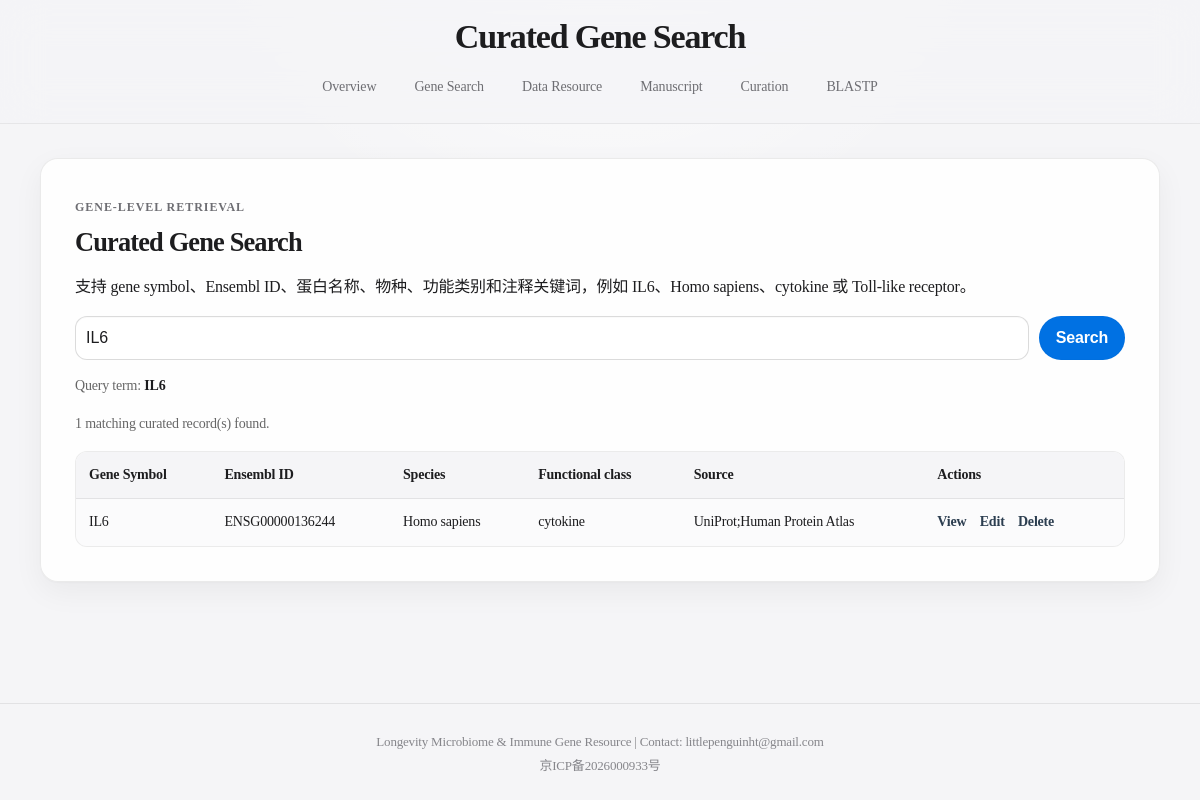
Screenshot of /search.php?keyword=IL6 with the database file from the repository.
### tables this page shows
CREATE TABLE genes (
    id INT AUTO_INCREMENT PRIMARY KEY,
    gene_symbol VARCHAR(100) NOT NULL UNIQUE,
    ensembl_id VARCHAR(100) UNIQUE,
    uniprot_id VARCHAR(100),
    protein_name TEXT,
    species VARCHAR(255) NOT NULL,
    gene_class VARCHAR(255),
    description TEXT,
    sequence_type VARCHAR(50) DEFAULT 'protein',
    sequence MEDIUMTEXT,
    source_database VARCHAR(255),
    source_url TEXT,
    created_at TIMESTAMP DEFAULT CURRENT_TIMESTAMP,
    updated_at TIMESTAMP DEFAULT CURRENT_TIMESTAMP ON UPDATE CURRENT_TIMESTAMP
);

### search.php (the view, shortened to what this page needs)
<?php
require_once __DIR__ . '/config/db.php';
$keyword = trim($_GET['keyword'] ?? '');
$results = [];
if ($keyword !== '') {
    $sql = "
        SELECT
            id,
            gene_symbol,
            ensembl_id,
            protein_name,
            species,
            gene_class,
            description,
            source_database
        FROM genes
        WHERE gene_symbol LIKE :keyword
           OR ensembl_id LIKE :keyword
           OR protein_name LIKE :keyword
           OR species LIKE :keyword
           OR gene_class LIKE :keyword
           OR description LIKE :keyword
        ORDER BY gene_symbol ASC
    ";
    $stmt = $pdo->prepare($sql);
    $stmt->execute([
        ':keyword' => '%' . $keyword . '%'
    ]);
    $results = $stmt->fetchAll();
}
?>
<!DOCTYPE html>
<html lang="zh-CN">
<head>
    <link rel="stylesheet" href="css/style.css">
</head>
<body>
    <?php
    include 'includes/header.php';
    ?>
    <main>
        <section class="card">
            <p class="eyebrow">Gene-level retrieval</p>
            <h2>Curated Gene Search</h2>
            <p>支持 gene symbol、Ensembl ID、蛋白名称、物种、功能类别和注释关键词，例如 IL6、Homo sapiens、cytokine 或 Toll-like receptor。</p>
            <form method="GET" action="search.php">
                <div class="search-box">
                    <input
                        type="text"
                        name="keyword"
                        placeholder="Search by gene, Ensembl ID, protein, class, or annotation"
                        value="<?php echo htmlspecialchars($keyword); ?>"
                        required>
                    <button type="submit">Search</button>
                </div>
            </form>
            <?php if ($keyword !== ''): ?>
                <div class="message">
                    Query term: <strong><?php echo htmlspecialchars($keyword); ?></strong>
                </div>
                <?php if (count($results) > 0): ?>
                    <div class="message"><?php echo count($results); ?> matching curated record(s) found.</div>
                    <table>
                        <tr>
                            <th>Gene Symbol</th>
                            <th>Ensembl ID</th>
                            <th>Species</th>
                            <th>Functional class</th>
                            <th>Source</th>
                            <th>Actions</th>
                        </tr>
                        <?php foreach ($results as $gene): ?>
                            <tr>
                                <td><?php echo htmlspecialchars($gene['gene_symbol']); ?></td>
                                <td><?php echo htmlspecialchars($gene['ensembl_id'] ?? ''); ?></td>
                                <td><?php echo htmlspecialchars($gene['species'] ?? ''); ?></td>
                                <td><?php echo htmlspecialchars($gene['gene_class'] ?? ''); ?></td>
                                <td><?php echo htmlspecialchars($gene['source_database'] ?? ''); ?></td>
                                <td class="actions">
                                    <a href="gene.php?id=<?php echo htmlspecialchars((string)$gene['id']); ?>">View</a>
                                    <a href="admin.php?action=edit&id=<?php echo htmlspecialchars((string)$gene['id']); ?>">Edit</a>
                                    <a href="admin.php?action=delete&id=<?php echo htmlspecialchars((string)$gene['id']); ?>">Delete</a>
                                </td>
                            </tr>
                        <?php endforeach; ?>
                    </table>
                <?php else: ?>
                    <div class="message">No curated gene matched the current query.</div>
                <?php endif; ?>
            <?php endif; ?>
        </section>
    </main>
    <?php include 'includes/footer.php'; ?>
</body>
</html>

### search.php (style rules this page uses)
.search-box { display: flex; gap: 10px; margin-top: 15px; }
.search-box input { flex: 1; padding: 10px; font-size: 16px; }
.search-box button { padding: 10px 16px; font-size: 16px; cursor: pointer; }
table { width: 100%; border-collapse: collapse; margin-top: 15px; background: white; }
table, th, td { border: 1px solid #ddd; }
th, td { padding: 10px; text-align: left; vertical-align: top; }
th { background: #f0f0f0; }
.actions { white-space: nowrap; }
.actions a { margin-right: 10px; color: #2c3e50; font-weight: bold; text-decoration: none; }
.message { margin-top: 15px; color: #666; }

### rows the page displays
genes: gene_symbol "IL6", ensembl "ENSG00000136244", species "Homo sapiens", gene_class "cytokine", source_database "UniProt;Human Protein Atlas"

### other values shown
$pageTitle "Curated Gene Search"
$keyword "IL6"
count($results) "1"
